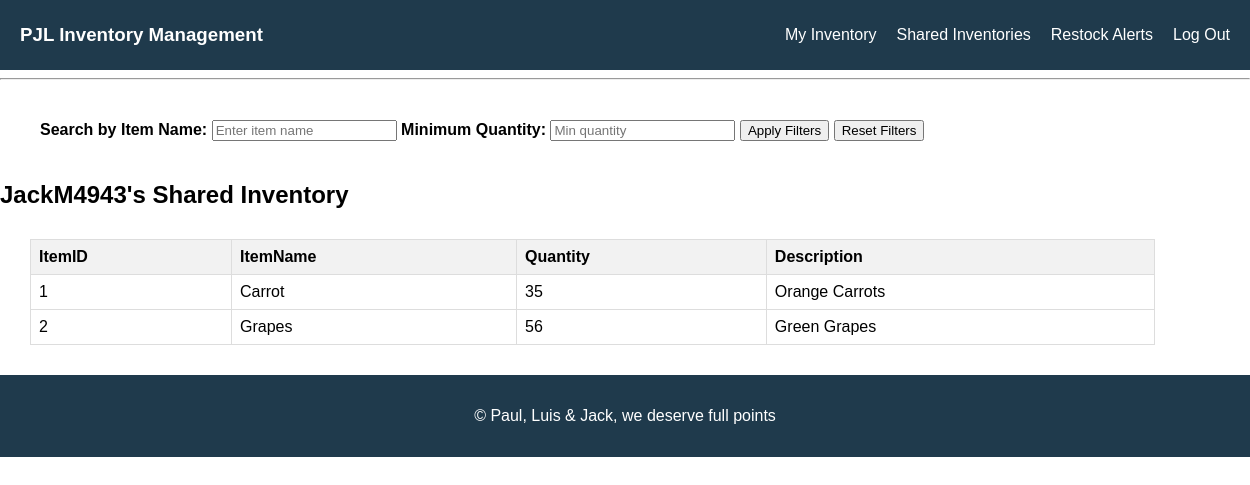
Screenshot of /sharedinv (signed in) with the database file from the repository.
### main.py (models this page shows, shortened)
class Users(db.Model):
    id = db.Column(db.Integer, primary_key=True)
    username = db.Column(db.String(100), unique=True, nullable=False)
    email = db.Column(db.String(100), unique=True, nullable=False)
    passwordhash = db.Column(db.String(100), nullable=False)

class Inventory(db.Model):
    id = db.Column(db.Integer, primary_key=True)
    userID = db.Column(db.Integer,db.ForeignKey('users.id'), nullable=False)
    itemName = db.Column(db.String(100), nullable=False)
    quantity = db.Column(db.Integer, nullable=False)
    restockmin = db.Column(db.Integer)
    description = db.Column(db.Text)

### main.py (the view)
@app.route('/sharedinv')
def shared_inventory():
    currentuserid = current_user.id;
    SharedInventories = SharedInventory.query.filter_by(sharedID=currentuserid).all()
    shared_inventories_data = {
    }
    for share in SharedInventories:
        usersname = Users.query.filter_by(id=share.ownersID).first().username;
        invent = Inventory.query.filter_by(userID=share.ownersID).all()
        itemsarry = []
        for item in invent:
            itemsarry.append(item)
        shared_inventories_data[usersname] = itemsarry
    return render_template('shared_inventory.html', shared_inventories=shared_inventories_data)

### main.py (called while the page is built)
@login_manager.user_loader
def load_user(user_id):
    return Users.query.get(int(user_id))

### templates/shared_inventory.html (shortened to what this page needs)
<!DOCTYPE html>
<html lang="en">
<head>
    <link rel="stylesheet" href="{{ url_for('static', filename='style.css') }}">
</head>
<body onload="getSharedInventories();">
    <div class="navbar">
        <h3>PJL Inventory Management</h3>
        <nav>
            <ul>
                <li><a href="{{ url_for('inventory') }}">My Inventory</a></li>
                <li><a href="{{ url_for('shared_inventory') }}">Shared Inventories</a></li>
                <li><a href="{{ url_for('restock') }}">Restock Alerts</a></li>
                <li><a href="{{ url_for('logout') }}">Log Out</a></li>
            </ul>
        </nav>
    </div>
    <main class="content">
        <hr>
        <div class="filters">
            <label for="itemName">Search by Item Name:</label>
            <input type="text" id="itemName" placeholder="Enter item name">
            <label for="minQuantity">Minimum Quantity:</label>
            <input type="number" id="minQuantity" placeholder="Min quantity">
            <button onclick="applyFilters()">Apply Filters</button>
            <button onclick="resetFilters()">Reset Filters</button>
        </div>
        {% for shared_user, shared_inventory in shared_inventories.items() %}
        <section class="Shared Inventory Table">
            <h2>{{ shared_user }}'s Shared Inventory</h2>
            <table>
                <thead>
                    <tr>
                        <th>ItemID</th>
                        <th>ItemName</th>
                        <th>Quantity</th>
                        <th>Description</th>
                    </tr>
                </thead>
                <tbody>
                    {% for item in shared_inventory %}
                    <tr>
                        <td>{{ item.id }}</td>
                        <td>{{ item.itemName }}</td>
                        <td>{{ item.quantity }}</td>
                        <td>{{ item.description }}</td>
                    </tr>
                    {% endfor %}
                </tbody>
            </table>
        </section>
        {% endfor %}
    </main>
    <footer>
        <p>&copy; Paul, Luis & Jack, we deserve full points</p>
    </footer>
</body>
</html>

### static/style.css (style rules this page uses)
body { margin: 0; font-family: Arial, sans-serif; }
.navbar { background-color: #1F3A4C; color: white; display: flex; justify-content: space-between; align-items: center; padding: 10px 20px; top: 0; width: 100%; }
.navbar h3 { margin: 0; }
.navbar ul { list-style: none; padding: 0; margin-right: 40px; display: flex; }
.navbar li { margin-right: 20px; cursor: pointer; }
.navbar li a { color: white; text-decoration: none; }
.navbar li:last-child { margin-right: 0; }
footer { background-color: #1F3A4C; color: #fff; text-align: center; padding: 1em; }
table { border-collapse: collapse; width: 90%; margin: 30px; }
th, td { border: 1px solid #dddddd; text-align: left; padding: 8px; }
th { background-color: #f2f2f2; }
.filters { border-collapse: collapse; width: 100%; margin: 40px; font-weight: bold; font-family: inherit; }

### rows the page displays
Users: username "JackM4943"
Inventory: id "1", itemName "Carrot", quantity "35", description "Orange Carrots"
Inventory: id "2", itemName "Grapes", quantity "56", description "Green Grapes"
